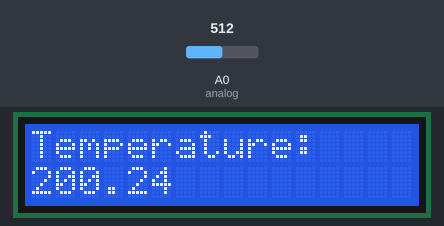
Simulated run of this sketch. Board: Arduino Uno, built with avr-gcc and run on an emulated ATmega328P. Parts: 16×2 character LCD. The test bench sets the inputs (shaded band); at power-on: A0 (analog) = 512.

Above: at 1.2 s.
1.3 s: A0 (analog) set to 716
At 1.8 s:
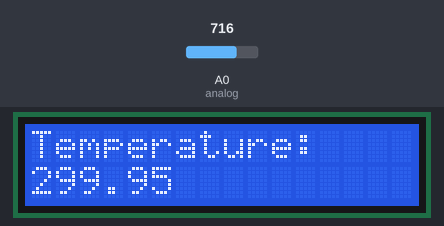
2.8 s: A0 (analog) set to 900
At 4.0 s:
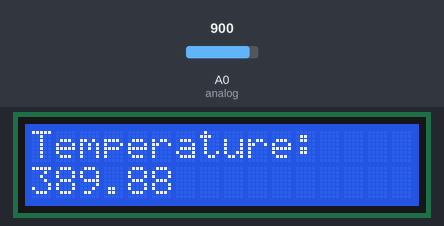
4.3 s: A0 (analog) set to 1023
At 5.3 s:
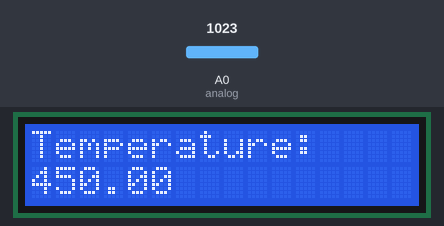
Timing chart, 0 to 7.3 s (numbered marks = the images above; inputs shaded):
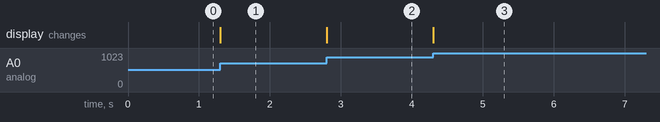

The sketch:

Quiz3.ino
```cpp
#include <LiquidCrystal.h>

LiquidCrystal lcd(12, 11, 5, 4, 3, 2);
int analog = A0;

void setup()
{
  pinMode(analog, INPUT);
  lcd.begin(16, 2);
  lcd.print("Temperature: ");
}

void loop()
{
  int analog_value = analogRead(analog);
  float celsius = ((analog_value*5.0/1023)/0.01-50);
  lcd.setCursor(0, 1);
  lcd.print(celsius);
}
```

Measured:
- after the input at 1.3 s, the display: changes at once (image 1)
- after the input at 2.8 s, the display: changes at once (image 2)
- after the input at 4.3 s, the display: changes at once (image 3)
